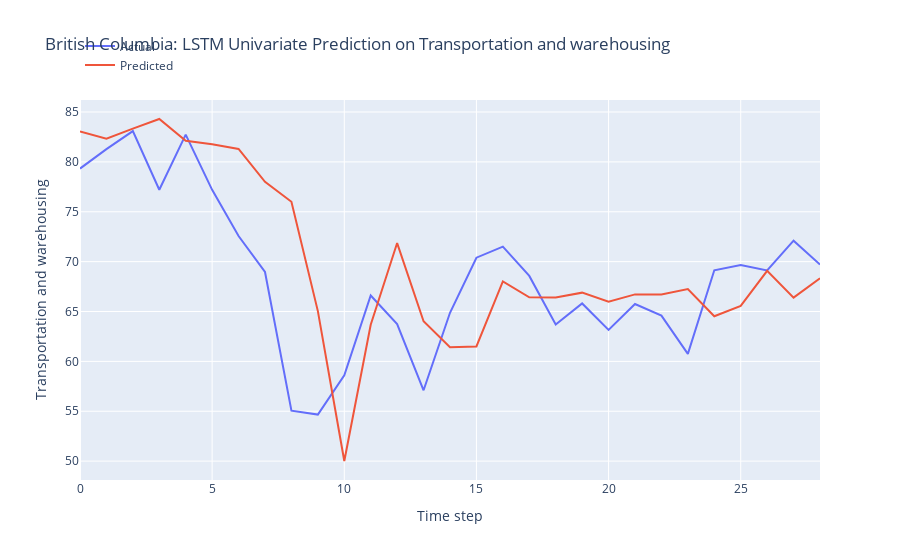

Notebook code cell kept with this figure:
### Code cell
n_features = 1
X_train = X_train.reshape(X_train.shape[0], X_train.shape[1], n_features)

# define model
model = Sequential()
model.add(LSTM(50, activation='relu', input_shape=(n_steps, n_features)))
model.add(Dense(1))

# model = Sequential()
# model.add(LSTM(100, activation='relu', input_shape=(n_steps, n_features), kernel_regularizer=L2(0.001), return_sequences=True))
# model.add(LSTM(50, activation='relu', kernel_regularizer=L2(0.01)))
# model.add(Dense(1))

def r_squared(y_true, y_pred):
    SS_res =  K.sum(K.square(y_true - y_pred)) 
    SS_tot = K.sum(K.square(y_true - K.mean(y_true))) 
    return ( 1 - SS_res/(SS_tot + K.epsilon()) )

# Compile the model
model.compile(optimizer='adam', 
              loss='mse',
              metrics=[r_squared])

early_stopping = EarlyStopping(monitor='loss', patience=5, restore_best_weights=True)

# fit model
history = model.fit(X_train, y_train, 
          epochs = 20,
          batch_size = 32,
          verbose = 0,
          callbacks=[early_stopping])

# Obtain the MSE and R-squared from the last epoch
last_epoch_mse = history.history['loss'][-1]
last_epoch_r_squared = history.history['r_squared'][-1]

# Print the MSE and R-squared
print("Mean Squared Error (MSE) from the last epoch:", last_epoch_mse)
print("R-squared from the last epoch:", last_epoch_r_squared)

# plot loss and r2 score
plt.figure(figsize=(10, 6))

# Plot train loss
plt.plot(history.history['loss'], label='Train Loss')

# Plot train R-squared score
plt.plot(history.history['r_squared'], label='Train R2')

plt.title('Model Training Loss and R-squared Score')
plt.xlabel('Epochs')
plt.ylabel('Value')
plt.legend()
plt.grid(True)
plt.show()

# Evaluate the model
loss = model.evaluate(X_test, y_test)
print("MSE and R_squared:", loss)

# make prediction on test data
X_test = X_test.reshape(X_test.shape[0], X_test.shape[1], n_features)
y_pred = model.predict(X_test)

# Print the first 5 predictions and actual values
print("Predictions:")
flattened_predictions = [pred[0] for pred in y_pred[:10]]
print(flattened_predictions)
# print(y_pred[:10].tolist())
print("Actual values:")
rounded_actual_values = [round(value, len(str(prediction).split('.')[1])) for value, prediction in zip(y_test[:10], flattened_predictions)]
print(rounded_actual_values)

# plot the actual and predicted values for test data
trace1 = go.Scatter(x=np.arange(len(y_test)), y=y_test.flatten(), mode='lines', name='Actual')
trace2 = go.Scatter(x=np.arange(len(y_pred)), y=y_pred.flatten(), mode='lines', name='Predicted')

# Create layout
layout = go.Layout(
    title='British Columbia: LSTM Univariate Prediction on Transportation and warehousing',
    xaxis=dict(title='Time step'),
    yaxis=dict(title='Transportation and warehousing'),
    legend=dict(x=0, y=1.18)
)

# Create figure
fig = go.Figure(data=[trace1, trace2], layout=layout)

# Show plot
fig.show()

### Figure 1 — Plotly figure (JSON) as saved in the notebook; plotly's stock layout.template omitted (floating-point values rounded to 4 significant figures)
{"data": [{"mode": "lines", "name": "Actual", "type": "scatter", "x": [0, 1, 2, 3, 4, 5, 6, 7, 8, 9, 10, 11, 12, 13, 14, 15, 16, 17, 18, 19, 20, 21, 22, 23, 24, 25, 26, 27, 28], "y": [79.33, 81.28, 83.08, 77.21, 82.73, 77.19, 72.57, 68.96, 55.06, 54.67, 58.61, 66.6, 63.73, 57.1, 64.87, 70.39, 71.5, 68.57, 63.7, 65.81, 63.16, 65.75, 64.59, 60.75, 69.13, 69.67, 69.11, 72.1, 69.7]}, {"mode": "lines", "name": "Predicted", "type": "scatter", "x": [0, 1, 2, 3, 4, 5, 6, 7, 8, 9, 10, 11, 12, 13, 14, 15, 16, 17, 18, 19, 20, 21, 22, 23, 24, 25, 26, 27, 28], "y": [83.04, 82.33, 83.34, 84.3, 82.13, 81.76, 81.3, 78.0, 76.01, 65.04, 50.01, 63.67, 71.86, 64.02, 61.43, 61.5, 68.01, 66.42, 66.41, 66.89, 65.99, 66.71, 66.7, 67.25, 64.52, 65.56, 69.08, 66.4, 68.34]}], "layout": {"legend": {"x": 0, "y": 1.18}, "title": {"text": "British Columbia: LSTM Univariate Prediction on Transportation and warehousing"}, "xaxis": {"title": {"text": "Time step"}}, "yaxis": {"title": {"text": "Transportation and warehousing"}}}}
